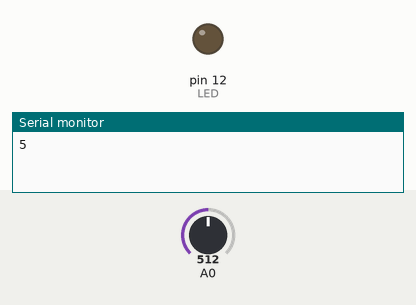
Bench run of a sketch on a simulated Arduino Uno, built with avr-gcc and run on an emulated ATmega328P. Shown: output pins drawn as LEDs (lit = HIGH), the last lines printed to the serial monitor. Inputs (shaded band) come from the test bench; at power-on: A0 = 512.

Above: at 1.2 s.
1.3 s: A0 set to 109
4.3 s: A0 set to 95
At 6.0 s:
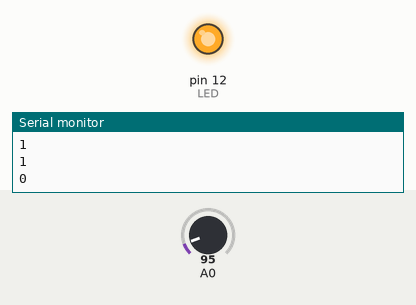
7.1 s: A0 set to 122
At 8.6 s:
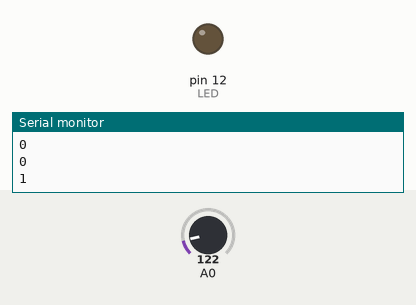
9.4 s: A0 set to 0
At 11.3 s:
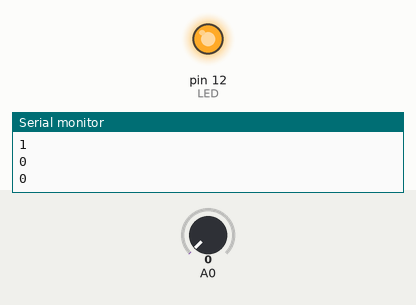
Timing chart, 0 to 12.6 s (numbered marks = the images above; inputs shaded):
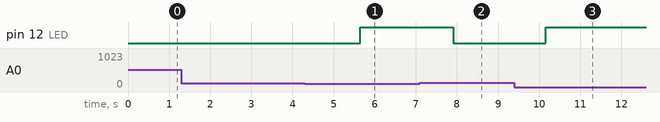

The sketch:

alarm_clock_led.ino
```cpp
#define ARRAY_SIZE 100
#define VOLTAGE_THRESHOLD 1
#define DELAY_TIME 150

#define LED 12

int voltages[ARRAY_SIZE];
int averages[ARRAY_SIZE];
int final_averages[ARRAY_SIZE];

boolean placed = false;

int voltage_index = 0;
int average_index = 0;
int final_index = 0;

void loop();
/* WHAT:
 * Controls an LED based on the LCD backlight of a Philips DC390.
 *
 * BASICS:
 * The backlight is toggled by pushbuttons above the LCD. I was unable
 * to determine how to interface with the pushbuttons, and instead
 * used the average voltage.
 *
 * WHY:
 * The LCD backlight is supplied by 5V DC PWM or 3V AC. This means the voltage
 * supplied alternates between either 0V and +5V, or +3V and -3V. Since I'm
 * not sure what the duty time is, to find out what state the backlight is
 * in, 100 voltage readings are taken, then averaged and stored in an array
 * of 100 averaged voltage readings. When the averaged voltage readings array
 * is full, the average is taken, and which is in turn stored in one more array
 * of 20 averaged readings. Theoretically it is now a very close average.
*/

void setup() {
  pinMode(LED, OUTPUT);
  pinMode(A0, INPUT);

  Serial.begin(9600);
}


/* Finds average of array given */
int getArrayAverage(int array[]) {
  unsigned long sum = 0;
  for (int i=0; i < ARRAY_SIZE; i++) {
    sum += array[i];
  }
  return sum / (ARRAY_SIZE);
}

/* Controls light if average voltage is below defined threshold */
boolean controlLight(int average) {
  Serial.println(average);
  if (average < VOLTAGE_THRESHOLD) {
    digitalWrite(LED, HIGH);
  }
  else {
    digitalWrite(LED, LOW);
  }
}

void loop() {
  int voltage = analogRead(A0);

  voltages[voltage_index] = voltage;

  /* If array is full, compute average of array */
  if (voltage_index == ARRAY_SIZE-1) {
    /* Adds voltage average to array of voltage averages */
    averages[average_index] = getArrayAverage(voltages);
    voltage_index = 0;

    /* If array of voltage averages is full, compute average */
    if (average_index == ARRAY_SIZE-1) {
      final_averages[final_index] = getArrayAverage(averages);
      average_index = 0;

      if (final_index = ARRAY_SIZE) {
        int final_average = getArrayAverage(final_averages);
        final_index = 0;

        controlLight(final_average);
      }
      else {
        final_index++;
      }
    }
    else {
      average_index++;
    }
  }
  else {
   voltage_index++;
  }
}
```

Measured:
- the behaviour switches between 100 and 99 on A0 (found by bisection; images 0 and 1)
- after the input at 4.3 s, pin 12 (LED): LOW → HIGH after 1.3 s
- after the input at 7.1 s, pin 12 (LED): HIGH → LOW after 0.81 s
- after the input at 9.4 s, pin 12 (LED): LOW → HIGH after 0.76 s
